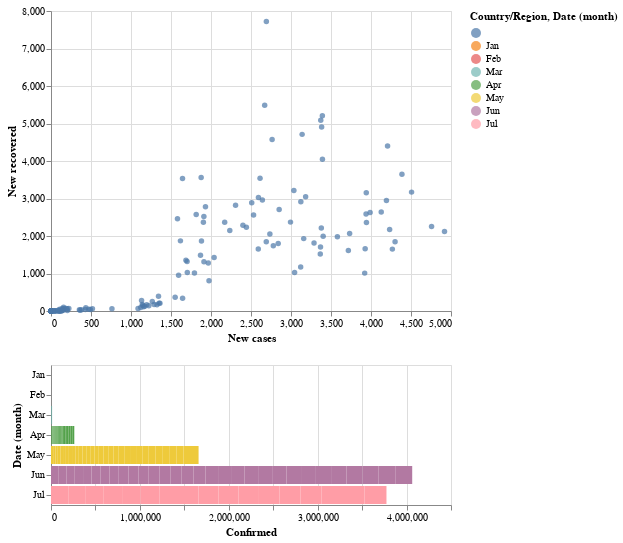

The notebook cell this image was saved under:
### Code cell
#New cases vs recovered in Saudia Arabia
##until may very few recoveries compared to new cases but ,starting from May daily
## recovrie start exceeding new cases , this is very good news.

brush = alt.selection(type='interval')

points = alt.Chart(SAUDIA).mark_circle().encode(
    x='New cases:Q',
    y='New recovered:Q',
    color=alt.condition(brush, 'Country/Region:N', alt.value('lightgray'))
).add_selection(
    brush
)

bars = alt.Chart(SAUDIA).mark_bar().encode(
    y='month(Date):N',
    color='month(Date):N',
    x='Confirmed:Q'
).transform_filter(
    brush
)

points & bars

### Figure 1 — Vega-Lite specification as saved in the notebook (floating-point values rounded to 4 significant figures; data arrays with more than 128 entries replaced by an {"elided": "..."} marker saying what was removed)
{"config": {"view": {"continuousWidth": 400, "continuousHeight": 300}}, "vconcat": [{"mark": "circle", "encoding": {"color": {"condition": {"type": "nominal", "field": "Country/Region", "selection": "selector009"}, "value": "lightgray"}, "x": {"type": "quantitative", "field": "New cases"}, "y": {"type": "quantitative", "field": "New recovered"}}, "selection": {"selector009": {"type": "interval"}}}, {"mark": "bar", "encoding": {"color": {"type": "nominal", "field": "Date", "timeUnit": "month"}, "x": {"type": "quantitative", "field": "Confirmed"}, "y": {"type": "nominal", "field": "Date", "timeUnit": "month"}}, "transform": [{"filter": {"selection": "selector009"}}]}], "data": {"name": "data-b69e3fb59def3fb321fb497cef0d6a2f"}, "$schema": "https://vega.github.io/schema/vega-lite/v4.8.1.json", "datasets": {"data-b69e3fb59def3fb321fb497cef0d6a2f": {"elided": "178 records"}}}
